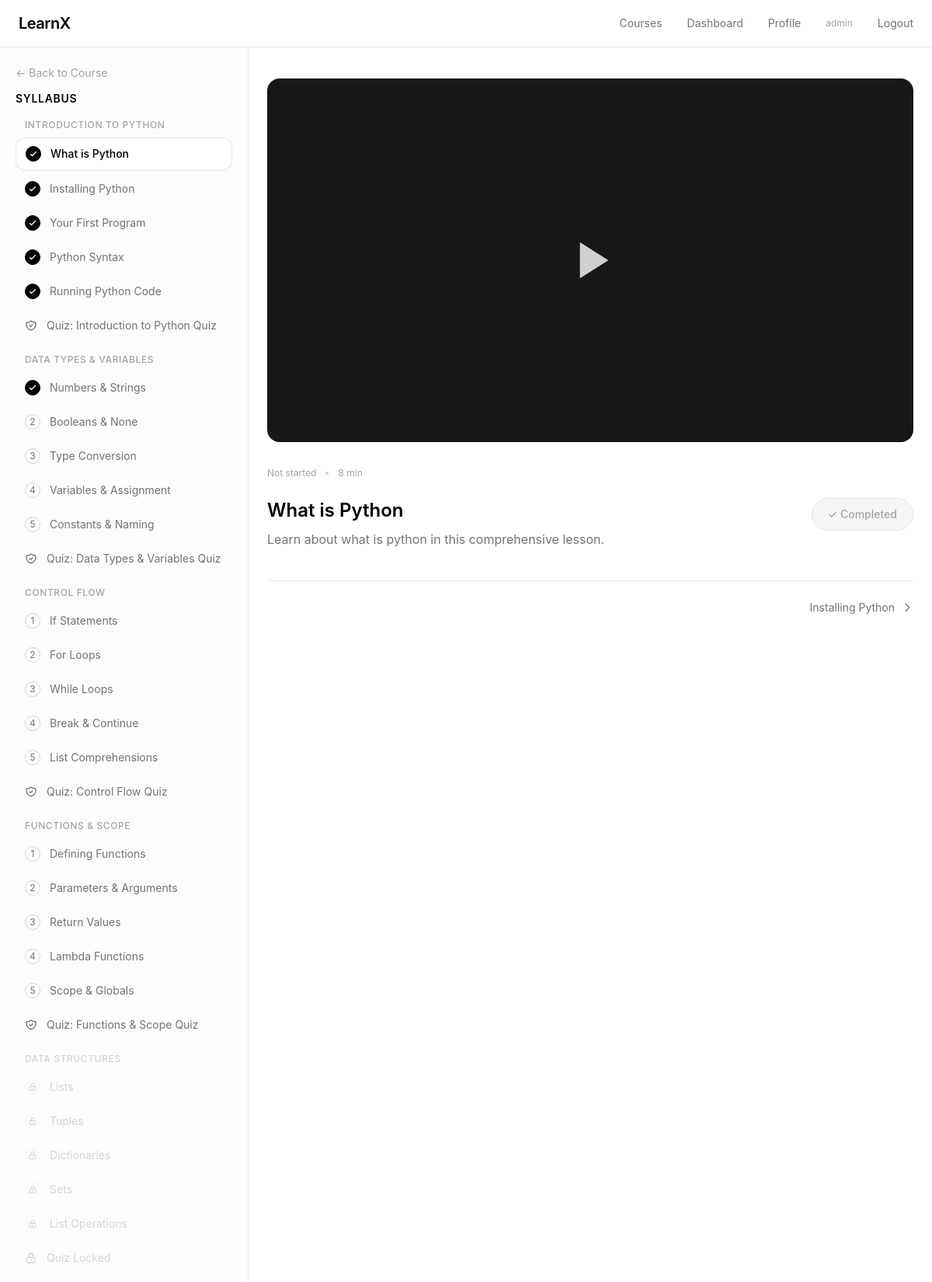
/courses/lessons/1/ (signed in, upper part), run on the app's committed database.
### courses/models.py (models this page shows, shortened)
class Module(models.Model):
    course = models.ForeignKey(Course, on_delete=models.CASCADE, related_name="modules")
    title = models.CharField(max_length=200)
    order = models.IntegerField(default=0)
    class Meta:
        ordering = ['order']

class Lesson(models.Model):
    course=models.ForeignKey(Course,on_delete=models.CASCADE,related_name="lessons")
    module=models.ForeignKey(Module,on_delete=models.CASCADE,related_name="lessons",null=True,blank=True)
    title=models.CharField(max_length=50)
    description=models.TextField()
    youtube_url=models.URLField()
    order=models.IntegerField(default=0)
    duration_minutes = models.IntegerField(default=10)
    class Meta:
        ordering=['order']

class Quiz(models.Model):
    module=models.ForeignKey(Module,on_delete=models.CASCADE,related_name="quizzes")
    title=models.CharField(max_length=200)

### courses/views.py (the view)
# urls.py: path('lessons/<int:pk>/', views.lesson_detail_view, name='lesson-detail'),
@login_required
def lesson_detail_view(request, pk):
    lesson = get_object_or_404(Lesson, id=pk)
    course = lesson.course
    modules = course.modules.prefetch_related('lessons').all()
    lessons = list(course.lessons.all())
    idx = lessons.index(lesson)
    prev_lesson = lessons[idx - 1] if idx > 0 else None
    next_lesson = lessons[idx + 1] if idx < len(lessons) - 1 else None
    is_enrolled = Enrollment.objects.filter(user=request.user, course=course).exists()
    if not is_enrolled:
        messages.error(request, 'You must enroll first.')
        return redirect('course-detail', pk=course.id)
    if lesson.module and _is_module_locked(request.user, lesson.module):
        messages.error(request, f'Complete the previous module\'s quiz to unlock "{lesson.module.title}".')
        return redirect('course-detail', pk=course.id)
    progress, _ = LessonProgress.objects.get_or_create(
        user=request.user, lesson=lesson,
        defaults={'is_completed': False}
    )
    completed_ids = set(LessonProgress.objects.filter(
        user=request.user, lesson__course=course, is_completed=True
    ).values_list('lesson_id', flat=True))
    locked_module_ids = set()
    for m in modules:
        if _is_module_locked(request.user, m):
            locked_module_ids.add(m.id)
    for m in modules:
        for l in m.lessons.all():
            l.progress_completed = l.id in completed_ids
    return render(request, 'courses/lesson_detail.html', {
        'lesson': lesson,
        'modules': modules,
        'prev_lesson': prev_lesson,
        'next_lesson': next_lesson,
        'is_completed': progress.is_completed,
        'watched_seconds': progress.watched_seconds,
        'is_enrolled': is_enrolled,
        'locked_module_ids': locked_module_ids,
    })

### courses/templatetags/course_extras.py (called while the page is built)
@register.filter
def in_list(value, arg):
    return value in arg

### courses/views.py (called while the page is built)
def _is_module_locked(user, module):
    modules = list(module.course.modules.all())
    idx = modules.index(module)
    if idx == 0:
        return False
    prev_module = modules[idx - 1]
    quiz = Quiz.objects.filter(module=prev_module).first()
    if not quiz:
        return False
    return not QuizAttempt.objects.filter(user=user, quiz=quiz, passed=True).exists()

### courses/templates/courses/lesson_detail.html (shortened to what this page needs)
{% extends 'base.html' %}
{% load static %}
{% load course_extras %}
{% block content %}
<div class="flex min-h-[calc(100vh-73px)]">
    <aside class="w-72 lg:w-80 flex-shrink-0 border-r border-neutral-200/80 bg-neutral-50/50 overflow-y-auto hidden md:block">
        <div class="p-5">
            <a href="{% url 'course-detail' lesson.course.id %}" class="text-sm text-neutral-400 hover:text-neutral-600 transition-colors">&larr; Back to Course</a>
            <h2 class="mt-3 text-sm font-semibold text-black uppercase tracking-wider">Syllabus</h2>
            {% for module in modules %}
            {% with is_locked=module.id|in_list:locked_module_ids %}
            <div class="mt-4">
                <h3 class="text-xs font-medium {% if is_locked %}text-neutral-300{% else %}text-neutral-400{% endif %} uppercase tracking-wider px-3 mb-2">{{ module.title }}</h3>
                <div class="space-y-1">
                    {% for l in module.lessons.all %}
                    {% if is_locked %}
                    <div class="flex items-center gap-3 px-3 py-2.5 rounded-xl text-sm text-neutral-300">
                        <span class="w-5 h-5 rounded-full border flex items-center justify-center flex-shrink-0 border-neutral-100 bg-neutral-50">
                            <svg class="w-3 h-3 text-neutral-300" fill="none" stroke="currentColor" viewBox="0 0 24 24"><path stroke-linecap="round" stroke-linejoin="round" stroke-width="2" d="M12 15v2m-6 4h12a2 2 0 002-2v-6a2 2 0 00-2-2H6a2 2 0 00-2 2v6a2 2 0 002 2zm10-10V7a4 4 0 00-8 0v4h8z"/></svg>
                        </span>
                        <span class="truncate">{{ l.title }}</span>
                    </div>
                    {% else %}
                    <a href="{% url 'lesson-detail' l.id %}" class="flex items-center gap-3 px-3 py-2.5 rounded-xl text-sm transition-colors {% if l.id == lesson.id %}bg-white border border-neutral-200/80 shadow-sm text-black font-medium{% else %}text-neutral-500 hover:text-black hover:bg-white/50{% endif %}">
                        <span class="w-5 h-5 rounded-full border flex items-center justify-center flex-shrink-0 {% if l.progress_completed %}bg-black border-black text-white{% else %}border-neutral-300{% endif %}">
                            {% if l.progress_completed %}
                            <svg class="w-3 h-3" fill="none" stroke="currentColor" viewBox="0 0 24 24"><path stroke-linecap="round" stroke-linejoin="round" stroke-width="2.5" d="M5 13l4 4L19 7"/></svg>
                            {% else %}
                            <span class="text-xs">{{ forloop.counter }}</span>
                            {% endif %}
                        </span>
                        <span class="truncate">{{ l.title }}</span>
                    </a>
                    {% endif %}
                    {% endfor %}
                </div>
                {% with quiz=module.quizzes.first %}
                {% if quiz and is_enrolled %}
                    {% if is_locked %}
                    <div class="flex items-center gap-3 px-3 py-2.5 mt-1 rounded-xl text-sm text-neutral-300">
                        <svg class="w-4 h-4 flex-shrink-0" fill="none" stroke="currentColor" viewBox="0 0 24 24"><path stroke-linecap="round" stroke-linejoin="round" stroke-width="2" d="M12 15v2m-6 4h12a2 2 0 002-2v-6a2 2 0 00-2-2H6a2 2 0 00-2 2v6a2 2 0 002 2zm10-10V7a4 4 0 00-8 0v4h8z"/></svg>
                        Quiz Locked
                    </div>
                    {% else %}
                    <a href="{% url 'module-quiz' module.id %}" class="flex items-center gap-3 px-3 py-2.5 mt-1 rounded-xl text-sm text-neutral-500 hover:text-black hover:bg-white/50 transition-colors">
                        Quiz: {{ quiz.title }}
                    </a>
                    {% endif %}
                {% endif %}
                {% endwith %}
            </div>
            {% endwith %}
            {% endfor %}
        </div>
    </aside>
    <main class="flex-1 min-w-0">
        <div class="max-w-4xl mx-auto px-6 py-10">
            <div class="aspect-video bg-neutral-100 rounded-2xl overflow-hidden mb-8 relative" id="player-container">
                {% if lesson.youtube_url %}
                <div id="youtube-player" class="w-full h-full" data-video-id="{{ lesson.youtube_url|cut:'https://www.youtube.com/embed/' }}"></div>
                <div id="player-placeholder" class="absolute inset-0 flex items-center justify-center bg-neutral-900 cursor-pointer" onclick="initPlayer()">
                    <svg class="w-20 h-20 text-white/80" fill="currentColor" viewBox="0 0 24 24"><path d="M8 5v14l11-7z"/></svg>
                </div>
                {% endif %}
            </div>
            {% if lesson.youtube_url %}
            <div class="mb-6 flex items-center gap-3 text-xs text-neutral-400">
                <span id="progress-text">Not started</span>
                <span class="w-1 h-1 rounded-full bg-neutral-300"></span>
                <span>{{ lesson.duration_minutes }} min</span>
            </div>
            {% endif %}
            <div class="flex items-start justify-between gap-6">
                <div>
                    <h1 class="text-2xl font-semibold text-black">{{ lesson.title }}</h1>
                    <p class="mt-2 text-neutral-500 leading-relaxed">{{ lesson.description }}</p>
                </div>
                <div id="complete-btn-container">
                    {% include 'courses/partials/lesson_progress.html' %}
                </div>
            </div>
            <div class="mt-10 flex items-center justify-between gap-2 border-t border-neutral-200/80 pt-6">
                {% if next_lesson %}
                <a href="{% url 'lesson-detail' next_lesson.id %}" class="flex items-center gap-2 text-sm text-neutral-500 hover:text-black transition-colors truncate max-w-[45%]">
                    <span class="truncate">{{ next_lesson.title }}</span>
                    <svg class="w-4 h-4 flex-shrink-0" fill="none" stroke="currentColor" viewBox="0 0 24 24"><path stroke-linecap="round" stroke-linejoin="round" stroke-width="2" d="M9 5l7 7-7 7"/></svg>
                </a>
                {% endif %}
            </div>
        </div>
    </main>
</div>
{% endblock %}

### courses/templates/base.html (shortened to what this page needs)
<!DOCTYPE html>
<html lang="en">
<head>
    <script src="https://cdn.tailwindcss.com"></script>
</head>
<body class="bg-white text-neutral-900 antialiased selection:bg-neutral-900 selection:text-white">
    <header class="glass sticky top-0 z-50 border-b border-neutral-200/80">
        <nav class="max-w-7xl mx-auto px-6 py-4 flex items-center justify-between">
            <a href="{% url 'home' %}" class="text-xl font-semibold tracking-tight text-black">LearnX</a>
            <div class="hidden md:flex items-center gap-8 text-sm text-neutral-500">
                <a href="{% url 'course-list' %}" class="hover:text-black transition-colors">Courses</a>
                {% if user.is_authenticated %}
                    <a href="{% url 'dashboard' %}" class="hover:text-black transition-colors">Dashboard</a>
                    <a href="{% url 'profile' %}" class="hover:text-black transition-colors">Profile</a>
                    <span class="text-neutral-400 text-xs">{{ user.username }}</span>
                    <a href="{% url 'logout' %}" class="hover:text-black transition-colors">Logout</a>
                {% else %}
                    <a href="{% url 'login' %}" class="hover:text-black transition-colors">Login</a>
                    <a href="{% url 'signup' %}" class="px-4 py-2 rounded-full bg-black text-white text-sm font-medium hover:bg-neutral-800 transition-colors">Sign Up</a>
                {% endif %}
            </div>
        </nav>
    </header>
    <main class="min-h-screen">
        {% block content %}{% endblock %}
    </main>
</body>
</html>

### courses/templates/base.html (style rules this page uses)
body { font-family: -apple-system, BlinkMacSystemFont, "SF Pro Display", "SF Pro Text", "Helvetica Neue", sans-serif; }
.glass { background: rgba(255, 255, 255, 0.85); backdrop-filter: blur(12px); -webkit-backdrop-filter: blur(12px); }

### data on the page
Module: title "INTRODUCTION TO PYTHON", quizzes.first "Introduction to Python Quiz"
Lesson: title "What is Python", duration_minutes "8", description "Learn about what is python in this comprehensive lesson."
Lesson: title "Installing Python"
Lesson: title "Your First Program"
Lesson: title "Python Syntax"
Lesson: title "Running Python Code"
Module: title "DATA TYPES & VARIABLES", quizzes.first "Data Types & Variables Quiz"
Lesson: title "Numbers & Strings"
Lesson: title "Booleans & None"
Lesson: title "Type Conversion"
Lesson: title "Variables & Assignment"
Lesson: title "Constants & Naming"
Module: title "CONTROL FLOW", quizzes.first "Control Flow Quiz"
Lesson: title "If Statements"
Lesson: title "For Loops"
Lesson: title "While Loops"
Lesson: title "Break & Continue"
Lesson: title "List Comprehensions"
Module: title "FUNCTIONS & SCOPE", quizzes.first "Functions & Scope Quiz"
Lesson: title "Defining Functions"
Lesson: title "Parameters & Arguments"
Lesson: title "Return Values"
Lesson: title "Lambda Functions"
Lesson: title "Scope & Globals"
Module: title "DATA STRUCTURES", shows "Quiz Locked"
Lesson: title "Lists"
Lesson: title "Tuples"
Lesson: title "Dictionaries"
Lesson: title "Sets"
Lesson: title "List Operations"

### other printed values
{{ user.username }} "admin"
